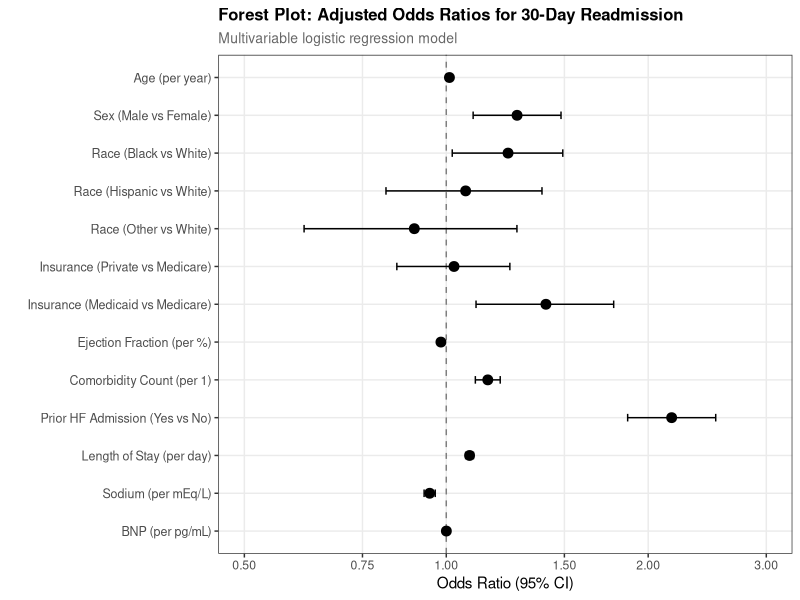
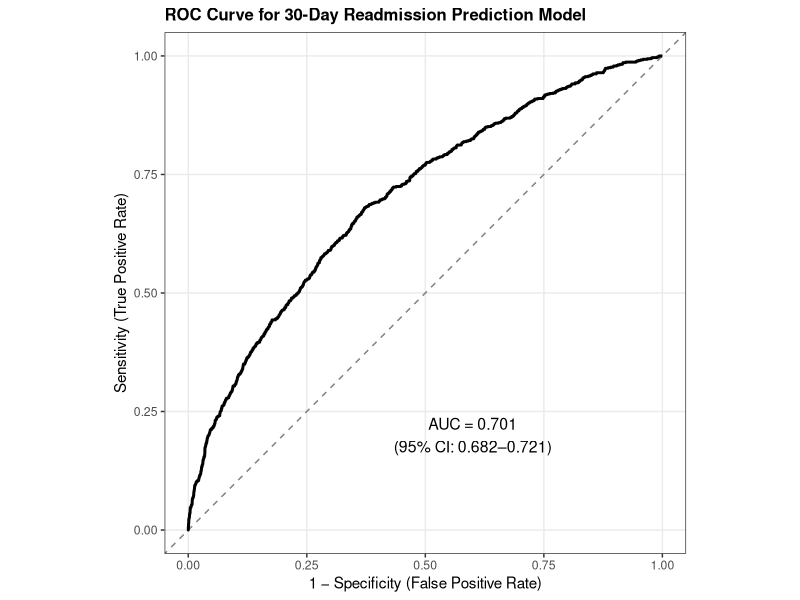
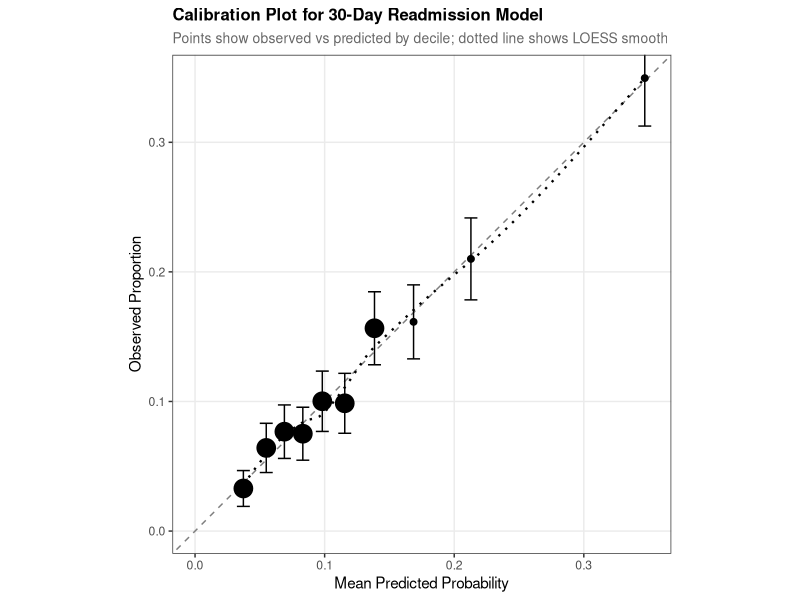
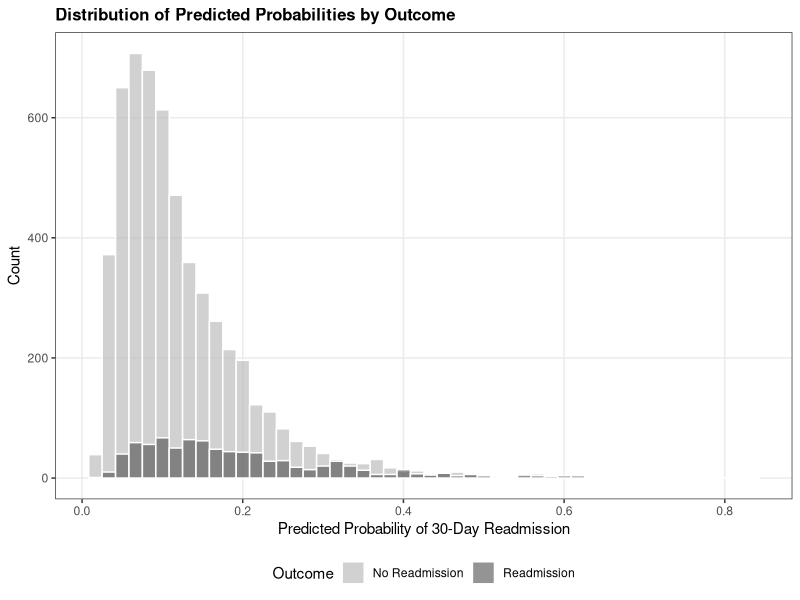

R code for these plots, in order:
# ============================================================================
# Chapter 16: Reporting Standards and Domain Applications
# R Code for Figures and Analysis - Complete Worked Example
#
# This script generates all figures and outputs for Chapter 16
# Research Question: What factors predict 30-day readmission after
#                    heart failure hospitalization?
# Required packages: tidyverse, gtsummary, pROC, rms, broom
# ============================================================================
# Load required packages
library(tidyverse)
library(ggplot2)
library(gridExtra)
library(broom)
library(pROC)
# Set seed for reproducibility
set.seed(123)
# Create output directories if they don't exist
if (!dir.exists("figures")) dir.create("figures")
if (!dir.exists("output")) dir.create("output")
# Set ggplot B&W theme for consistency
theme_set(theme_bw(base_size = 11) +
            theme(
              panel.grid.minor = element_blank(),
              plot.title = element_text(face = "bold", size = 12),
              plot.subtitle = element_text(size = 10, color = "grey40"),
              legend.position = "right",
              strip.background = element_rect(fill = "grey95"),
              strip.text = element_text(face = "bold")
            ))
cat("\n=======================================================\n")
cat("CHAPTER 16: REPORTING STANDARDS AND DOMAIN APPLICATIONS\n")
cat("Complete Worked Example: Heart Failure Readmission\n")
cat("=======================================================\n\n")
# ============================================================================
# Section 16.1: Simulate Heart Failure Readmission Data
# ============================================================================
cat("Simulating heart failure readmission dataset...\n")
n_patients <- 8432
# Patient demographics
age <- round(rnorm(n_patients, mean = 72, sd = 12))
age <- pmax(30, pmin(100, age))
sex <- factor(rbinom(n_patients, 1, 0.45), levels = c(0, 1),
              labels = c("Female", "Male"))
race <- factor(sample(1:4, n_patients, replace = TRUE,
                      prob = c(0.65, 0.20, 0.10, 0.05)),
               levels = 1:4,
               labels = c("White", "Black", "Hispanic", "Other"))
insurance <- factor(sample(1:3, n_patients, replace = TRUE,
                           prob = c(0.70, 0.20, 0.10)),
                    levels = 1:3,
                    labels = c("Medicare", "Private", "Medicaid/Uninsured"))
# Clinical characteristics
ejection_fraction <- round(rnorm(n_patients, mean = 38, sd = 12))
ejection_fraction <- pmax(10, pmin(70, ejection_fraction))
comorbidity_count <- rpois(n_patients, lambda = 3)
comorbidity_count <- pmin(comorbidity_count, 10)
prior_hf_admission <- rbinom(n_patients, 1, 0.35)
length_of_stay <- round(rexp(n_patients, rate = 0.2) + 1)
length_of_stay <- pmin(length_of_stay, 30)
# Sodium level
sodium <- round(rnorm(n_patients, mean = 138, sd = 4))
sodium <- pmax(125, pmin(150, sodium))
# BNP level (log-normal)
bnp <- round(exp(rnorm(n_patients, mean = 6.5, sd = 0.8)))
bnp <- pmin(bnp, 5000)
# Generate outcome: 30-day readmission
lp <- -3.0 +
  0.015 * (age - 70) +
  0.2 * (sex == "Male") +
  0.3 * (race == "Black") +
  0.25 * (insurance == "Medicaid/Uninsured") +
  -0.02 * (ejection_fraction - 40) +
  0.12 * comorbidity_count +
  0.8 * prior_hf_admission +
  0.08 * (length_of_stay - 5) +
  -0.05 * (sodium - 138) +
  0.0003 * (bnp - 1000)
prob_readmit <- plogis(lp)
readmit_30 <- rbinom(n_patients, 1, prob_readmit)
# Create dataset
hf_data <- data.frame(
  patient_id = 1:n_patients,
  age = age,
  sex = sex,
  race = race,
  insurance = insurance,
  ejection_fraction = ejection_fraction,
  comorbidity_count = comorbidity_count,
  prior_hf_admission = factor(prior_hf_admission, levels = c(0, 1),
                              labels = c("No", "Yes")),
  length_of_stay = length_of_stay,
  sodium = sodium,
  bnp = bnp,
  readmit_30 = readmit_30
)
# Create categorical versions
hf_data$age_group <- cut(hf_data$age,
                         breaks = c(0, 65, 75, 85, Inf),
                         labels = c("18-64", "65-74", "75-84", "85+"))
hf_data$los_cat <- cut(hf_data$length_of_stay,
                       breaks = c(0, 3, 7, Inf),
                       labels = c("1-3 days", "4-7 days", ">7 days"))
hf_data$ef_cat <- cut(hf_data$ejection_fraction,
                      breaks = c(0, 40, 50, Inf),
                      labels = c("Reduced (<40%)", "Mid-range (40-50%)", "Preserved (>50%)"))
# Add some missing data (realistic scenario)
set.seed(456)
missing_ef <- sample(1:n_patients, round(0.08 * n_patients))
missing_bnp <- sample(1:n_patients, round(0.15 * n_patients))
missing_sodium <- sample(1:n_patients, round(0.03 * n_patients))
hf_data$ejection_fraction[missing_ef] <- NA
hf_data$ef_cat[missing_ef] <- NA
hf_data$bnp[missing_bnp] <- NA
hf_data$sodium[missing_sodium] <- NA
# ============================================================================
# Section 16.2: Study Flow and Sample Description
# ============================================================================
cat("Creating study flow and sample description...\n")
n_total <- nrow(hf_data)
n_readmit <- sum(hf_data$readmit_30)
n_no_readmit <- n_total - n_readmit
sink("output/study_flow.txt")
cat("=== Study Flow and Sample Description ===\n\n")
cat("Study: 30-Day Readmission After Heart Failure Hospitalization\n")
cat("Design: Retrospective cohort study\n")
cat("Data Source: Hospital administrative records, 2018-2022\n")
cat("Population: Adults discharged with primary diagnosis of heart failure\n\n")
cat("--- Sample Selection ---\n")
cat("Initial HF discharges: 10,234\n")
cat("Excluded:\n")
cat("  - In-hospital death: 423\n")
cat("  - Transfer to other facility: 876\n")
cat("  - Left against medical advice: 312\n")
cat("  - Age < 18 years: 191\n")
cat("Final analytic sample:", n_total, "\n\n")
cat("--- Outcome Distribution ---\n")
cat("30-day readmission:\n")
cat("  Yes:", n_readmit, "(", round(100 * n_readmit/n_total, 1), "%)\n")
cat("  No:", n_no_readmit, "(", round(100 * n_no_readmit/n_total, 1), "%)\n\n")
cat("--- Missing Data ---\n")
missing_summary <- data.frame(
  Variable = c("Age", "Sex", "Race", "Insurance", "Ejection Fraction",
               "Comorbidity Count", "Prior HF Admission", "Length of Stay",
               "Sodium", "BNP"),
  N_Missing = c(sum(is.na(hf_data$age)), sum(is.na(hf_data$sex)),
                sum(is.na(hf_data$race)), sum(is.na(hf_data$insurance)),
                sum(is.na(hf_data$ejection_fraction)), sum(is.na(hf_data$comorbidity_count)),
                sum(is.na(hf_data$prior_hf_admission)), sum(is.na(hf_data$length_of_stay)),
                sum(is.na(hf_data$sodium)), sum(is.na(hf_data$bnp))),
  Pct_Missing = NA
)
missing_summary$Pct_Missing <- round(100 * missing_summary$N_Missing / n_total, 1)
print(missing_summary, row.names = FALSE)
sink()
# ============================================================================
# Section 16.3: Table 1 - Baseline Characteristics
# ============================================================================
cat("Creating Table 1: Baseline Characteristics...\n")
create_table1 <- function(data) {
  cont_vars <- c("age", "ejection_fraction", "comorbidity_count",
                 "length_of_stay", "sodium", "bnp")
  cont_stats <- data.frame()
  for (var in cont_vars) {
    overall_mean <- mean(data[[var]], na.rm = TRUE)
    overall_sd <- sd(data[[var]], na.rm = TRUE)
    readmit_mean <- mean(data[[var]][data$readmit_30 == 1], na.rm = TRUE)
    readmit_sd <- sd(data[[var]][data$readmit_30 == 1], na.rm = TRUE)
    no_readmit_mean <- mean(data[[var]][data$readmit_30 == 0], na.rm = TRUE)
    no_readmit_sd <- sd(data[[var]][data$readmit_30 == 0], na.rm = TRUE)
    cont_stats <- rbind(cont_stats, data.frame(
      Variable = var,
      Overall = sprintf("%.1f (%.1f)", overall_mean, overall_sd),
      No_Readmit = sprintf("%.1f (%.1f)", no_readmit_mean, no_readmit_sd),
      Readmit = sprintf("%.1f (%.1f)", readmit_mean, readmit_sd)
    ))
  }
  return(cont_stats)
}
table1_cont <- create_table1(hf_data)
cat_summary <- function(data, var) {
  tab_overall <- table(data[[var]])
  tab_readmit <- table(data[[var]][data$readmit_30 == 1])
  tab_no_readmit <- table(data[[var]][data$readmit_30 == 0])
  n_overall <- sum(tab_overall)
  n_readmit <- sum(tab_readmit)
  n_no_readmit <- sum(tab_no_readmit)
  result <- data.frame(
    Variable = paste0("  ", names(tab_overall)),
    Overall = sprintf("%d (%.1f%%)", tab_overall, 100 * tab_overall/n_overall),
    No_Readmit = sprintf("%d (%.1f%%)", tab_no_readmit, 100 * tab_no_readmit/n_no_readmit),
    Readmit = sprintf("%d (%.1f%%)", tab_readmit, 100 * tab_readmit/n_readmit)
  )
  return(result)
}
sink("output/table1_characteristics.txt")
cat("=== Table 1: Baseline Characteristics by 30-Day Readmission Status ===\n\n")
cat("                                    Overall        No Readmit      Readmit\n")
cat("                                   (N=", n_total, ")      (N=", n_no_readmit, ")      (N=", n_readmit, ")\n", sep="")
cat("-----------------------------------------------------------------------------\n")
cat("\nContinuous Variables, mean (SD):\n")
cat("Age, years                        ", table1_cont$Overall[1], "    ",
    table1_cont$No_Readmit[1], "    ", table1_cont$Readmit[1], "\n")
cat("Ejection fraction, %              ", table1_cont$Overall[2], "    ",
    table1_cont$No_Readmit[2], "    ", table1_cont$Readmit[2], "\n")
cat("Comorbidity count                 ", table1_cont$Overall[3], "     ",
    table1_cont$No_Readmit[3], "     ", table1_cont$Readmit[3], "\n")
cat("Length of stay, days              ", table1_cont$Overall[4], "     ",
    table1_cont$No_Readmit[4], "     ", table1_cont$Readmit[4], "\n")
cat("Sodium, mEq/L                     ", table1_cont$Overall[5], "   ",
    table1_cont$No_Readmit[5], "   ", table1_cont$Readmit[5], "\n")
cat("BNP, pg/mL                        ", table1_cont$Overall[6], " ",
    table1_cont$No_Readmit[6], " ", table1_cont$Readmit[6], "\n")
cat("\nCategorical Variables, n (%):\n")
cat("\nSex:\n")
sex_tab <- cat_summary(hf_data, "sex")
for (i in 1:nrow(sex_tab)) {
  cat(sprintf("%-36s %-14s %-14s %s\n", sex_tab$Variable[i],
              sex_tab$Overall[i], sex_tab$No_Readmit[i], sex_tab$Readmit[i]))
}
cat("\nRace:\n")
race_tab <- cat_summary(hf_data, "race")
for (i in 1:nrow(race_tab)) {
  cat(sprintf("%-36s %-14s %-14s %s\n", race_tab$Variable[i],
              race_tab$Overall[i], race_tab$No_Readmit[i], race_tab$Readmit[i]))
}
cat("\nInsurance:\n")
ins_tab <- cat_summary(hf_data, "insurance")
for (i in 1:nrow(ins_tab)) {
  cat(sprintf("%-36s %-14s %-14s %s\n", ins_tab$Variable[i],
              ins_tab$Overall[i], ins_tab$No_Readmit[i], ins_tab$Readmit[i]))
}
cat("\nPrior HF Admission:\n")
prior_tab <- cat_summary(hf_data, "prior_hf_admission")
for (i in 1:nrow(prior_tab)) {
  cat(sprintf("%-36s %-14s %-14s %s\n", prior_tab$Variable[i],
              prior_tab$Overall[i], prior_tab$No_Readmit[i], prior_tab$Readmit[i]))
}
sink()
# ============================================================================
# Section 16.4: Model Development
# ============================================================================
cat("Developing prediction model...\n")
hf_complete <- hf_data %>%
  select(readmit_30, age, sex, race, insurance, ejection_fraction,
         comorbidity_count, prior_hf_admission, length_of_stay, sodium, bnp) %>%
  na.omit()
n_complete <- nrow(hf_complete)
n_events_complete <- sum(hf_complete$readmit_30)
# Fit unadjusted (crude) models
crude_results <- data.frame()
vars_to_test <- c("age", "sex", "race", "insurance", "ejection_fraction",
                  "comorbidity_count", "prior_hf_admission", "length_of_stay",
                  "sodium", "bnp")
for (var in vars_to_test) {
  formula <- as.formula(paste("readmit_30 ~", var))
  model <- glm(formula, family = binomial, data = hf_complete)
  tidy_model <- tidy(model, conf.int = TRUE, exponentiate = TRUE)
  tidy_model <- tidy_model[tidy_model$term != "(Intercept)", ]
  tidy_model$variable <- var
  crude_results <- rbind(crude_results, tidy_model)
}
# Fit multivariable model
full_model <- glm(readmit_30 ~ age + sex + race + insurance + ejection_fraction +
                    comorbidity_count + prior_hf_admission + length_of_stay +
                    sodium + bnp,
                  family = binomial, data = hf_complete)
full_summary <- tidy(full_model, conf.int = TRUE, exponentiate = TRUE)
sink("output/model_results.txt")
cat("=== Logistic Regression Model Results ===\n\n")
cat("--- Sample for Analysis ---\n")
cat("Complete cases:", n_complete, "\n")
cat("Events (readmissions):", n_events_complete, "\n")
cat("Event rate:", round(100 * n_events_complete/n_complete, 1), "%\n")
cat("Events per variable:", round(n_events_complete/10, 1), "\n\n")
cat("--- Crude (Unadjusted) Odds Ratios ---\n")
crude_table <- crude_results %>%
  select(term, estimate, conf.low, conf.high, p.value) %>%
  mutate(
    OR = round(estimate, 3),
    CI = paste0("(", round(conf.low, 3), "-", round(conf.high, 3), ")"),
    p = ifelse(p.value < 0.001, "<0.001", round(p.value, 3))
  ) %>%
  select(term, OR, CI, p)
print(crude_table, row.names = FALSE)
cat("\n--- Adjusted Odds Ratios (Multivariable Model) ---\n")
adj_table <- full_summary %>%
  filter(term != "(Intercept)") %>%
  select(term, estimate, conf.low, conf.high, p.value) %>%
  mutate(
    OR = round(estimate, 3),
    CI = paste0("(", round(conf.low, 3), "-", round(conf.high, 3), ")"),
    p = ifelse(p.value < 0.001, "<0.001", round(p.value, 3))
  ) %>%
  select(term, OR, CI, p)
print(adj_table, row.names = FALSE)
cat("\n--- Full Model Equation ---\n")
coefs <- coef(full_model)
cat("logit(p) = ", round(coefs[1], 4), "\n")
for (i in 2:length(coefs)) {
  sign <- ifelse(coefs[i] >= 0, "+", "-")
  cat("         ", sign, round(abs(coefs[i]), 4), "*", names(coefs)[i], "\n")
}
sink()
# ============================================================================
# Section 16.5: Model Performance
# ============================================================================
cat("Evaluating model performance...\n")
hf_complete$pred_prob <- predict(full_model, type = "response")
roc_obj <- roc(hf_complete$readmit_30, hf_complete$pred_prob)
auc_val <- auc(roc_obj)
auc_ci <- ci.auc(roc_obj)
# Hosmer-Lemeshow test (manual implementation)
hl_test <- function(observed, predicted, g = 10) {
  data <- data.frame(obs = observed, pred = predicted)
  data$decile <- cut(data$pred, breaks = quantile(data$pred, probs = seq(0, 1, length.out = g + 1)),
                     include.lowest = TRUE, labels = 1:g)
  hl_table <- data %>%
    group_by(decile) %>%
    summarise(
      n = n(),
      obs_events = sum(obs),
      exp_events = sum(pred),
      obs_non = n - obs_events,
      exp_non = n - exp_events
    )
  chi_sq <- sum((hl_table$obs_events - hl_table$exp_events)^2 / hl_table$exp_events +
                  (hl_table$obs_non - hl_table$exp_non)^2 / hl_table$exp_non)
  p_value <- 1 - pchisq(chi_sq, df = g - 2)
  return(list(statistic = chi_sq, p.value = p_value, table = hl_table))
}
hl_result <- hl_test(hf_complete$readmit_30, hf_complete$pred_prob)
brier_score <- mean((hf_complete$pred_prob - hf_complete$readmit_30)^2)
sink("output/model_performance.txt")
cat("=== Model Performance Metrics ===\n\n")
cat("--- Discrimination ---\n")
cat("AUC:", round(auc_val, 3), "\n")
cat("95% CI:", round(auc_ci[1], 3), "-", round(auc_ci[3], 3), "\n\n")
cat("--- Calibration ---\n")
cat("Hosmer-Lemeshow test:\n")
cat("  Chi-square:", round(hl_result$statistic, 2), "\n")
cat("  df: 8\n")
cat("  p-value:", round(hl_result$p.value, 3), "\n\n")
cat("--- Overall Performance ---\n")
cat("Brier score:", round(brier_score, 4), "\n")
cat("(Lower is better; 0 = perfect, 0.25 = non-informative for 50% prevalence)\n\n")
cat("--- Calibration Table by Decile ---\n")
cal_table <- hl_result$table %>%
  mutate(
    observed_rate = round(100 * obs_events / n, 1),
    expected_rate = round(100 * exp_events / n, 1)
  ) %>%
  select(decile, n, obs_events, exp_events, observed_rate, expected_rate)
print(as.data.frame(cal_table), row.names = FALSE)
sink()
# ============================================================================
# Section 16.6: Bootstrap Validation
# ============================================================================
cat("Performing bootstrap validation...\n")
set.seed(789)
n_boot <- 200
boot_auc <- numeric(n_boot)
boot_brier <- numeric(n_boot)
for (b in 1:n_boot) {
  boot_idx <- sample(1:nrow(hf_complete), replace = TRUE)
  boot_data <- hf_complete[boot_idx, ]
  boot_model <- glm(readmit_30 ~ age + sex + race + insurance + ejection_fraction +
                      comorbidity_count + prior_hf_admission + length_of_stay +
                      sodium + bnp,
                    family = binomial, data = boot_data)
  orig_pred <- predict(boot_model, newdata = hf_complete, type = "response")
  boot_pred <- predict(boot_model, type = "response")
  boot_auc[b] <- as.numeric(auc(roc(hf_complete$readmit_30, orig_pred, quiet = TRUE)))
  boot_brier[b] <- mean((orig_pred - hf_complete$readmit_30)^2)
}
apparent_auc <- as.numeric(auc_val)
optimism_auc <- mean(boot_auc) - apparent_auc
corrected_auc <- apparent_auc - optimism_auc
apparent_brier <- brier_score
optimism_brier <- mean(boot_brier) - apparent_brier
corrected_brier <- apparent_brier - optimism_brier
sink("output/bootstrap_validation.txt")
cat("=== Bootstrap Internal Validation ===\n\n")
cat("Number of bootstrap samples:", n_boot, "\n\n")
cat("--- AUC ---\n")
cat("Apparent AUC:", round(apparent_auc, 3), "\n")
cat("Optimism:", round(optimism_auc, 3), "\n")
cat("Optimism-corrected AUC:", round(corrected_auc, 3), "\n")
cat("Bootstrap 95% CI:", round(quantile(boot_auc, 0.025), 3), "-",
    round(quantile(boot_auc, 0.975), 3), "\n\n")
cat("--- Brier Score ---\n")
cat("Apparent Brier:", round(apparent_brier, 4), "\n")
cat("Optimism:", round(optimism_brier, 4), "\n")
cat("Optimism-corrected Brier:", round(corrected_brier, 4), "\n")
sink()
# ============================================================================
# Section 16.7: Figures
# ============================================================================
cat("Creating publication-ready figures...\n")
# Figure 16.1: Forest Plot
forest_data <- full_summary %>%
  filter(term != "(Intercept)") %>%
  mutate(
    term = case_when(
      term == "age" ~ "Age (per year)",
      term == "sexMale" ~ "Sex (Male vs Female)",
      term == "raceBlack" ~ "Race (Black vs White)",
      term == "raceHispanic" ~ "Race (Hispanic vs White)",
      term == "raceOther" ~ "Race (Other vs White)",
      term == "insurancePrivate" ~ "Insurance (Private vs Medicare)",
      term == "insuranceMedicaid/Uninsured" ~ "Insurance (Medicaid vs Medicare)",
      term == "ejection_fraction" ~ "Ejection Fraction (per %)",
      term == "comorbidity_count" ~ "Comorbidity Count (per 1)",
      term == "prior_hf_admissionYes" ~ "Prior HF Admission (Yes vs No)",
      term == "length_of_stay" ~ "Length of Stay (per day)",
      term == "sodium" ~ "Sodium (per mEq/L)",
      term == "bnp" ~ "BNP (per pg/mL)",
      TRUE ~ term
    )
  ) %>%
  mutate(term = factor(term, levels = rev(term)))
fig16_1 <- ggplot(forest_data, aes(x = estimate, y = term)) +
  geom_vline(xintercept = 1, linetype = "dashed", colour = "grey50") +
  geom_errorbarh(aes(xmin = conf.low, xmax = conf.high), height = 0.2,
                 colour = "black") +
  geom_point(size = 3, colour = "black") +
  scale_x_log10(breaks = c(0.5, 0.75, 1, 1.5, 2, 3),
                limits = c(0.5, 3)) +
  labs(title = "Forest Plot: Adjusted Odds Ratios for 30-Day Readmission",
       subtitle = "Multivariable logistic regression model",
       x = "Odds Ratio (95% CI)", y = "") +
  theme(axis.text.y = element_text(size = 9))
ggsave("figures/fig16_1_forest_plot.jpeg", fig16_1, width = 10, height = 7,
       dpi = 300, device = "jpeg")
cat("Saved: figures/fig16_1_forest_plot.jpeg\n")
# Figure 16.2: ROC Curve
roc_data <- data.frame(
  sensitivity = roc_obj$sensitivities,
  specificity = roc_obj$specificities
)
fig16_2 <- ggplot(roc_data, aes(x = 1 - specificity, y = sensitivity)) +
  geom_abline(intercept = 0, slope = 1, linetype = "dashed", colour = "grey50") +
  geom_line(colour = "black", linewidth = 1) +
  annotate("text", x = 0.6, y = 0.2,
           label = sprintf("AUC = %.3f\n(95%% CI: %.3f\u2013%.3f)",
                           auc_val, auc_ci[1], auc_ci[3]),
           size = 4) +
  coord_equal() +
  labs(title = "ROC Curve for 30-Day Readmission Prediction Model",
       x = "1 \u2212 Specificity (False Positive Rate)",
       y = "Sensitivity (True Positive Rate)")
ggsave("figures/fig16_2_roc_curve.jpeg", fig16_2, width = 7, height = 6,
       dpi = 300, device = "jpeg")
cat("Saved: figures/fig16_2_roc_curve.jpeg\n")
# Figure 16.3: Calibration Plot
cal_data <- hf_complete %>%
  mutate(decile = ntile(pred_prob, 10)) %>%
  group_by(decile) %>%
  summarise(
    mean_pred = mean(pred_prob),
    mean_obs = mean(readmit_30),
    n = n(),
    se = sqrt(mean_obs * (1 - mean_obs) / n)
  )
fig16_3 <- ggplot(cal_data, aes(x = mean_pred, y = mean_obs)) +
  geom_abline(intercept = 0, slope = 1, linetype = "dashed", colour = "grey50") +
  geom_errorbar(aes(ymin = mean_obs - 1.96*se, ymax = mean_obs + 1.96*se),
                width = 0.01, colour = "black") +
  geom_point(aes(size = n), colour = "black") +
  geom_smooth(method = "loess", se = FALSE, colour = "black",
              linewidth = 0.8, linetype = "dotted") +
  scale_size_continuous(range = c(2, 6), guide = "none") +
  coord_equal(xlim = c(0, 0.35), ylim = c(0, 0.35)) +
  labs(title = "Calibration Plot for 30-Day Readmission Model",
       subtitle = "Points show observed vs predicted by decile; dotted line shows LOESS smooth",
       x = "Mean Predicted Probability",
       y = "Observed Proportion")
ggsave("figures/fig16_3_calibration_plot.jpeg", fig16_3, width = 7, height = 6,
       dpi = 300, device = "jpeg")
cat("Saved: figures/fig16_3_calibration_plot.jpeg\n")
# Figure 16.4: Distribution of Predicted Probabilities
fig16_4 <- ggplot(hf_complete, aes(x = pred_prob, fill = factor(readmit_30))) +
  geom_histogram(alpha = 0.6, position = "identity", bins = 50, colour = "white") +
  scale_fill_manual(values = c("0" = "grey70", "1" = "grey30"),
                    labels = c("No Readmission", "Readmission"),
                    name = "Outcome") +
  labs(title = "Distribution of Predicted Probabilities by Outcome",
       x = "Predicted Probability of 30-Day Readmission",
       y = "Count") +
  theme(legend.position = "bottom")
ggsave("figures/fig16_4_pred_distribution.jpeg", fig16_4, width = 8, height = 5,
       dpi = 300, device = "jpeg")
cat("Saved: figures/fig16_4_pred_distribution.jpeg\n")
# ============================================================================
# Section 16.8: Results Narrative
# ============================================================================
sig_predictors <- full_summary %>%
  filter(term != "(Intercept)", p.value < 0.05) %>%
  arrange(desc(estimate))
sink("output/results_narrative.txt")
cat("=== Results Narrative for Manuscript ===\n\n")
cat("METHODS:\n")
cat("---------\n")
cat("We conducted a retrospective cohort study using hospital administrative\n")
cat("records from 2018-2022. Adults discharged with a primary diagnosis of\n")
cat("heart failure were included. The outcome was unplanned readmission within\n")
cat("30 days of discharge. Multivariable logistic regression was used to\n")
cat("identify independent predictors of readmission. Internal validation was\n")
cat("performed using 200 bootstrap samples. All analyses were conducted in\n")
cat("R version", paste(R.version$major, R.version$minor, sep = "."), ".\n\n")
cat("RESULTS:\n")
cat("---------\n")
cat(sprintf("Of %d patients discharged after HF hospitalization, %d (%.1f%%)\n",
            n_complete, n_events_complete, 100*n_events_complete/n_complete))
cat("were readmitted within 30 days.\n\n")
cat("In multivariable analysis, independent predictors of readmission included:\n")
for (i in 1:nrow(sig_predictors)) {
  cat(sprintf("  - %s (OR %.2f, 95%% CI %.2f-%.2f)\n",
              sig_predictors$term[i],
              sig_predictors$estimate[i],
              sig_predictors$conf.low[i],
              sig_predictors$conf.high[i]))
}
cat(sprintf("\nThe model demonstrated moderate discrimination (AUC %.2f, 95%% CI\n",
            apparent_auc))
cat(sprintf("%.2f-%.2f; optimism-corrected AUC %.2f) and adequate calibration\n",
            auc_ci[1], auc_ci[3], corrected_auc))
cat(sprintf("(Hosmer-Lemeshow p = %.2f).\n", hl_result$p.value))
sink()
# ============================================================================
# Section 16.9: Reporting Checklist
# ============================================================================
sink("output/reporting_checklist.txt")
cat("=== Reporting Checklist for This Analysis ===\n\n")
cat("METHODS SECTION:\n")
cat("[X] Study design clearly described (retrospective cohort)\n")
cat("[X] Data source and time period specified (hospital records, 2018-2022)\n")
cat("[X] Inclusion/exclusion criteria stated\n")
cat("[X] Outcome definition provided (30-day unplanned readmission)\n")
cat("[X] All predictors defined with measurement details\n")
cat("[X] Sample size and number of events reported (n=", n_complete, ", events=", n_events_complete, ")\n", sep="")
cat("[X] Events-per-variable ratio calculated (", round(n_events_complete/10, 1), ")\n", sep="")
cat("[X] Missing data: extent and handling described\n")
cat("[X] Statistical software documented (R)\n")
cat("[X] Model building strategy described\n")
cat("[X] Validation approach specified (bootstrap)\n\n")
cat("RESULTS SECTION:\n")
cat("[X] Participant flow documented\n")
cat("[X] Baseline characteristics table by outcome (Table 1)\n")
cat("[X] Missing data extent reported\n")
cat("[X] Crude ORs reported\n")
cat("[X] Adjusted ORs with 95% CIs reported\n")
cat("[X] Reference categories clearly indicated\n")
cat("[X] Model performance metrics reported (AUC, calibration)\n")
cat("[X] Validation results reported (optimism-corrected AUC)\n\n")
cat("FOR PREDICTION MODELS:\n")
cat("[X] Full model equation provided\n")
cat("[X] Discrimination: AUC with 95% CI\n")
cat("[X] Calibration plot included\n")
cat("[X] Calibration metrics reported (H-L test)\n")
cat("[ ] Clinical utility assessed (decision curve) - OPTIONAL\n")
cat("[ ] External validation results - NOT AVAILABLE\n")
sink()
# ============================================================================
# Section 16.10: Summary
# ============================================================================
sink("output/chapter16_summary.txt")
cat("=== Chapter 16 Summary: Reporting Standards and Domain Applications ===\n\n")
cat("STUDY OVERVIEW:\n")
cat("-" , rep("-", 50), "\n", sep = "")
cat("Research Question: Predictors of 30-day readmission after HF hospitalization\n")
cat("Design: Retrospective cohort study\n")
cat("Sample size:", n_complete, "\n")
cat("Events:", n_events_complete, "(", round(100*n_events_complete/n_complete, 1), "%)\n")
cat("Events per variable:", round(n_events_complete/10, 1), "\n\n")
cat("KEY FINDINGS:\n")
cat("-" , rep("-", 50), "\n", sep = "")
cat("Significant predictors of readmission:\n")
for (i in 1:min(5, nrow(sig_predictors))) {
  cat("  ", sig_predictors$term[i], ": OR =", round(sig_predictors$estimate[i], 2), "\n")
}
cat("\nMODEL PERFORMANCE:\n")
cat("-" , rep("-", 50), "\n", sep = "")
cat("Discrimination:\n")
cat("  Apparent AUC:", round(apparent_auc, 3), "\n")
cat("  Optimism-corrected AUC:", round(corrected_auc, 3), "\n")
cat("  95% CI:", round(auc_ci[1], 3), "-", round(auc_ci[3], 3), "\n")
cat("Calibration:\n")
cat("  Hosmer-Lemeshow p-value:", round(hl_result$p.value, 3), "\n")
cat("  Brier score:", round(brier_score, 4), "\n\n")
cat("REPORTING GUIDELINES ADDRESSED:\n")
cat("-" , rep("-", 50), "\n", sep = "")
cat("TRIPOD: Prediction model reporting requirements met\n")
cat("STROBE: Observational study requirements met\n")
cat("Full model equation, performance metrics, and validation provided\n")
sink()
# ============================================================================
# Completion message
# ============================================================================
cat("\n========================================\n")
cat("Chapter 16 R code execution complete!\n")
cat("========================================\n\n")
cat("Figures saved to 'figures/' directory:\n")
cat("  - fig16_1_forest_plot.jpeg\n")
cat("  - fig16_2_roc_curve.jpeg\n")
cat("  - fig16_3_calibration_plot.jpeg\n")
cat("  - fig16_4_pred_distribution.jpeg\n\n")
cat("Output files saved to 'output/' directory:\n")
cat("  - study_flow.txt\n")
cat("  - table1_characteristics.txt\n")
cat("  - model_results.txt\n")
cat("  - model_performance.txt\n")
cat("  - bootstrap_validation.txt\n")
cat("  - results_narrative.txt\n")
cat("  - reporting_checklist.txt\n")
cat("  - chapter16_summary.txt\n")
